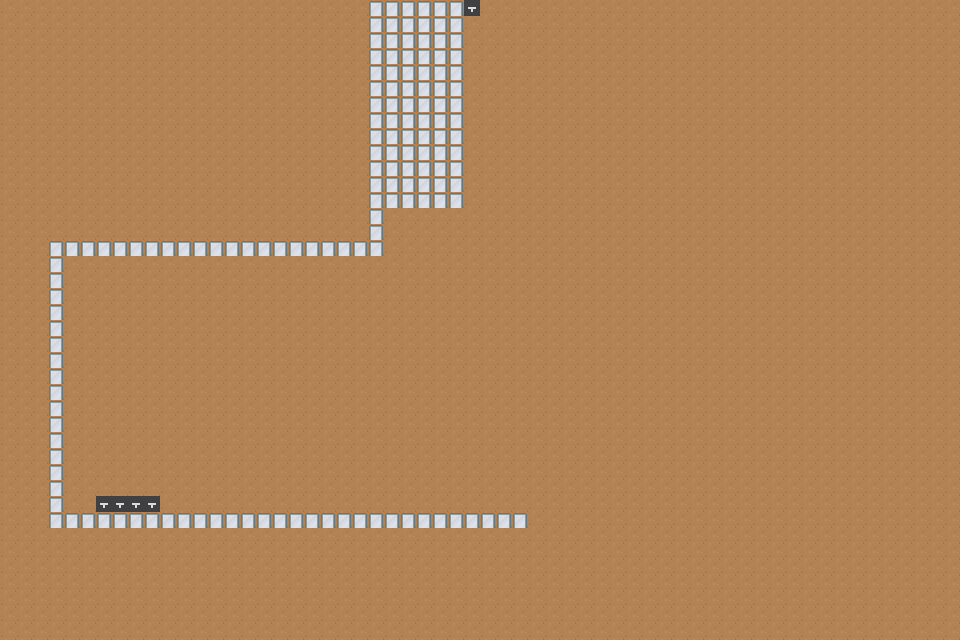

Below is a game level as drawn by its tile map, then a one-line description and the .tmx that defines it (tile-layer data replaced by summaries):
An orthogonal 60x40 tile map with 16x16 px tiles, 2 tile layers (Ground, Roads).

<map version="1.10" tiledversion="1.11.2" orientation="orthogonal" renderorder="right-down" width="60" height="40" tilewidth="16" tileheight="16" infinite="0" nextlayerid="3" nextobjectid="1">
 <tileset firstgid="1" source="tiles.tsx" />
 <layer id="1" name="Ground" width="60" height="40">
  <data>[2400 cells, 2400 non-empty, 1 distinct tile ids]</data>
 </layer>
 <layer id="2" name="Roads" width="60" height="40">
  <data>[2400 cells, 152 non-empty, 2 distinct tile ids]</data>
 </layer>
</map>
